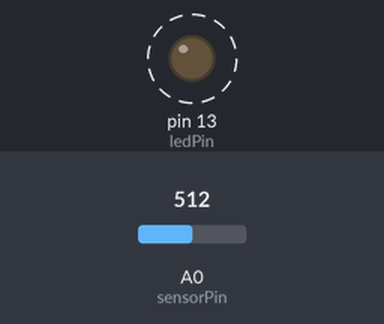
Bench run of a sketch on a simulated Arduino Uno, built with avr-gcc and run on an emulated ATmega328P. Shown: output pins drawn as LEDs (lit = HIGH). Dashed ring = blinking. The inputs (shaded band) are chosen by the test bench; at power-on: A0 (sensorPin) = 512.

Above: at 1.9 s.
2.0 s: A0 (sensorPin) set to 306
At 2.4 s:
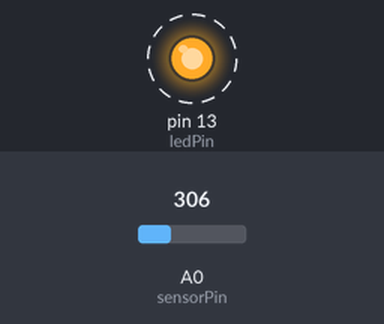
5.5 s: A0 (sensorPin) set to 122
At 5.51 s:
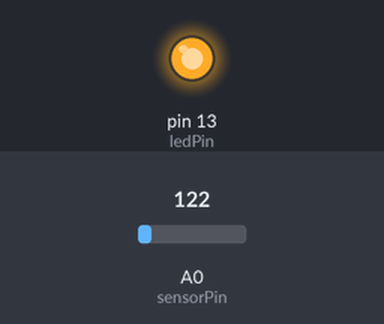
Timing chart, 0 to 15.0 s (numbered marks = the images above; inputs shaded):
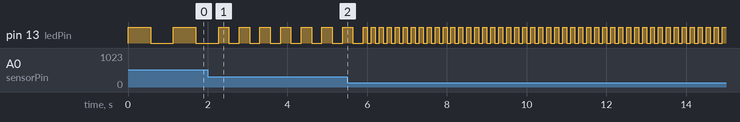

The sketch:

Blink2.ino
```cpp
const int ledPin    = 13;
const int sensorPin = 0;

const int minDuration = 100;
const int maxDuration = 1000;

void setup()
{
    // prerequisit;
    pinMode(ledPin, OUTPUT);
}

void loop()
{
    // do stuff;
    int rate = analogRead(sensorPin);
    // new function: map()
    rate = map(rate, 200, 800, minDuration, maxDuration);
    // new function: constrain()
    rate = constrain(rate, minDuration, maxDuration);
    digitalWrite(ledPin, HIGH);
    delay(rate);
    digitalWrite(ledPin, LOW);
    delay(rate);
}
```

Measured:
- after the input at 2.0 s, pin 13 (ledPin): alternates HIGH for 0.26 s and LOW for 0.26 s, starting after 0.53 s
- by itself, pin 13 (ledPin): alternates HIGH for 0.57 s and LOW for 0.57 s
